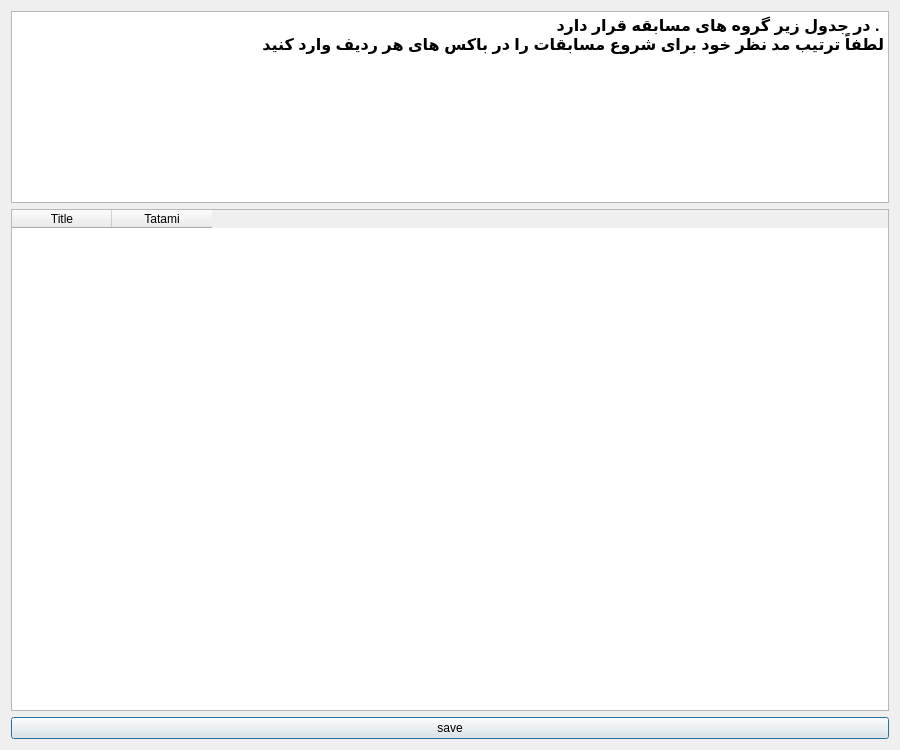
<?xml version="1.0" encoding="UTF-8"?>
<ui version="4.0">
 <class>SortGroups</class>
 <widget class="QDialog" name="SortGroups">
  <property name="geometry">
   <rect>
    <x>0</x>
    <y>0</y>
    <width>900</width>
    <height>750</height>
   </rect>
  </property>
  <property name="windowTitle">
   <string>Dialog</string>
  </property>
  <property name="inputMethodHints">
   <set>Qt::InputMethodHint::ImhDigitsOnly</set>
  </property>
  <layout class="QVBoxLayout" name="verticalLayout">
   <item>
    <widget class="QTextBrowser" name="textBrowser">
     <property name="sizePolicy">
      <sizepolicy hsizetype="Expanding" vsizetype="Fixed">
       <horstretch>0</horstretch>
       <verstretch>0</verstretch>
      </sizepolicy>
     </property>
     <property name="html">
      <string>&lt;!DOCTYPE HTML PUBLIC &quot;-//W3C//DTD HTML 4.0//EN&quot; &quot;http://www.w3.org/TR/REC-html40/strict.dtd&quot;&gt;
&lt;html&gt;&lt;head&gt;&lt;meta name=&quot;qrichtext&quot; content=&quot;1&quot; /&gt;&lt;meta charset=&quot;utf-8&quot; /&gt;&lt;style type=&quot;text/css&quot;&gt;
p, li { white-space: pre-wrap; }
hr { height: 1px; border-width: 0; }
li.unchecked::marker { content: &quot;\2610&quot;; }
li.checked::marker { content: &quot;\2612&quot;; }
&lt;/style&gt;&lt;/head&gt;&lt;body style=&quot; font-family:'Segoe UI'; font-size:9pt; font-weight:400; font-style:normal;&quot;&gt;
&lt;p align=&quot;right&quot; style=&quot; margin-top:0px; margin-bottom:0px; margin-left:0px; margin-right:0px; -qt-block-indent:0; text-indent:0px;&quot;&gt;&lt;span style=&quot; font-size:12pt; font-weight:700;&quot;&gt;در جدول زیر گروه های مسابقه قرار دارد . &lt;/span&gt;&lt;/p&gt;
&lt;p align=&quot;right&quot; style=&quot; margin-top:0px; margin-bottom:0px; margin-left:0px; margin-right:0px; -qt-block-indent:0; text-indent:0px;&quot;&gt;&lt;span style=&quot; font-size:12pt; font-weight:700;&quot;&gt;لطفاً ترتیب مد نظر خود برای شروع مسابقات را در باکس های هر ردیف وارد کنید&lt;/span&gt;&lt;/p&gt;
&lt;p align=&quot;right&quot; style=&quot;-qt-paragraph-type:empty; margin-top:0px; margin-bottom:0px; margin-left:0px; margin-right:0px; -qt-block-indent:0; text-indent:0px; font-size:12pt; font-weight:700;&quot;&gt;&lt;br /&gt;&lt;/p&gt;&lt;/body&gt;&lt;/html&gt;</string>
     </property>
    </widget>
   </item>
   <item>
    <widget class="QTableWidget" name="tableWidget">
     <property name="enabled">
      <bool>true</bool>
     </property>
     <property name="sizePolicy">
      <sizepolicy hsizetype="Preferred" vsizetype="Preferred">
       <horstretch>0</horstretch>
       <verstretch>0</verstretch>
      </sizepolicy>
     </property>
     <property name="editTriggers">
      <set>QAbstractItemView::EditTrigger::NoEditTriggers</set>
     </property>
     <property name="showDropIndicator" stdset="0">
      <bool>false</bool>
     </property>
     <property name="dragEnabled">
      <bool>true</bool>
     </property>
     <property name="dragDropOverwriteMode">
      <bool>false</bool>
     </property>
     <property name="dragDropMode">
      <enum>QAbstractItemView::DragDropMode::NoDragDrop</enum>
     </property>
     <property name="defaultDropAction">
      <enum>Qt::DropAction::IgnoreAction</enum>
     </property>
     <attribute name="horizontalHeaderStretchLastSection">
      <bool>false</bool>
     </attribute>
     <column>
      <property name="text">
       <string>Title</string>
      </property>
     </column>
     <column>
      <property name="text">
       <string>Tatami</string>
      </property>
     </column>
    </widget>
   </item>
   <item>
    <widget class="QPushButton" name="pushButton">
     <property name="text">
      <string>save</string>
     </property>
    </widget>
   </item>
  </layout>
 </widget>
 <resources/>
 <connections/>
</ui>
